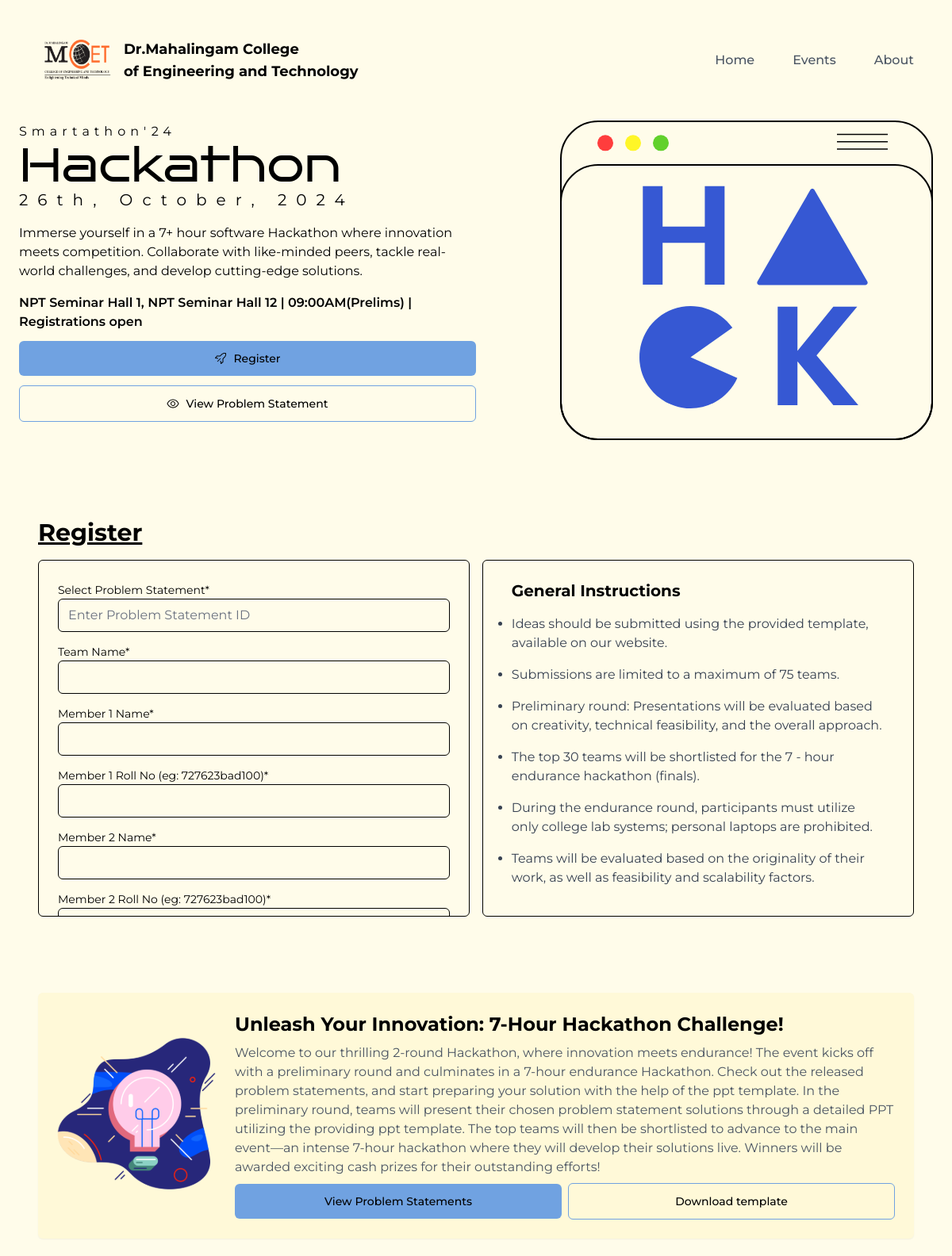
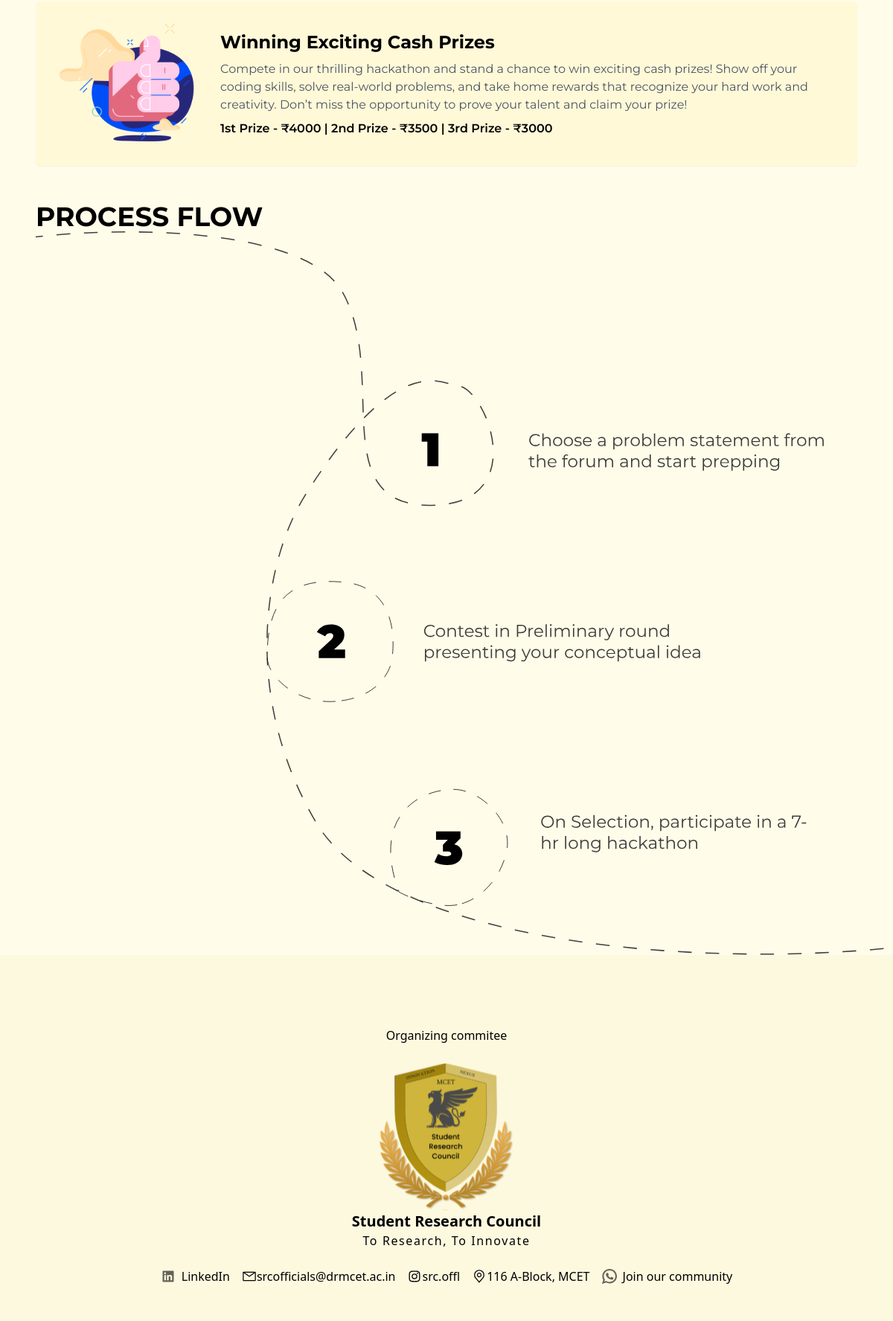
The page /hackathon/ on the database its author committed (2 pictures, top to bottom).
### core/models.py (models this page shows, shortened)
class events(models.Model):
    name = models.CharField(max_length=75)
    description = models.TextField()
    time = models.CharField(max_length=20)
    date = models.CharField(max_length=20)
    venue = models.CharField(max_length=50)
    maxsub = models.IntegerField(default=200)
    statustext = models.CharField(max_length=75)
    isClosed = models.BooleanField(default=False)
    bgcolor = models.CharField(max_length=20)
    redirectURI = models.CharField(max_length=20)
    imageurl = models.CharField(max_length=25)

### core/views.py (the view, shortened to what this page needs)
# urls.py: path('hackathon/', cv.hackathon),
def hackathon(request):
    ps = statements.objects.all()
    event = events.objects.get(name = "Hackathon")
    raw_ps = serializers.serialize('json', ps)
    return render(request, "core/hackathon.html", {"statements": ps, "rawps":raw_ps, "event": event})

### core/templates/core/hackathon.html (shortened to what this page needs)
{% load static tailwind_tags %}
<!DOCTYPE html>
<html lang="en">
<head>
    <link rel="stylesheet" href="{% static 'css/globalstyles.css' %}">
    {% tailwind_css %}
</head>
<body class="bg-[#FFFCEA] max-w-[1440px] overflow-x-hidden ml-auto mr-auto relative">
            <nav class="flex justify-between font-montserrat absolute top-0 left-0 w-[100%] p-6 lg:p-12 z-[100]">
                <a class="flex gap-2" href="/">
                    <img src="{% static 'images/mcetlogo.png' %}" alt="logo" class="max-w-[100px]">
                    <p class="font-bold font-montserrat text-xs lg:text-lg">Dr.Mahalingam College<br> of Engineering and Technology</p>
                </a>
                <div class="gap-12 items-center hidden md:flex">
                    <a href="/" class="font-montserrat text-gray-600 font-medium hover:text-black transition-all hover:underline">Home</a>
                    <a href="/#events" class="font-montserrat text-gray-600 font-medium hover:text-black transition-all hover:underline">Events</a>
                    <a href="/#about" class="font-montserrat text-gray-600 font-medium hover:text-black transition-all hover:underline">About</a>
                </div>
            </nav>
        <section class="flex justify-center lg:justify-between relative items-center flex-wrap w-[100%] p-6">
            <div class="mt-20 lg:max-w-[50%]">
                <p class="font-montserrat tracking-[6px]">Smartathon'24</p>
                <p class="text-5xl lg:text-6xl font-brunoace">Hackathon</p>
                <p class="text-sm lg:text-xl tracking-[12px] font-montserrat">26th, October, 2024</p>
                <p class="font-montserrat mt-4 ">
                    Immerse yourself in a 7+ hour software Hackathon where innovation meets competition. Collaborate with like-minded peers, tackle real-world challenges, and develop cutting-edge solutions.
                </p>
                <p class="font-montserrat mt-4 font-semibold">{{event.venue}} | {{event.time}} | {% if not event.isClosed %} Registrations open {%else%} Registrations Closed {% endif %}</p>
                <div class="flex w-full flex-wrap gap-3 mt-3">
                <a href="#register" class="w-full">
                    <button class="bg-[#70A2E1] hover:bg-[#70A2E1] min-w-full py-3 px-8 rounded-md text-sm font-montserrat font-medium transition-colors flex gap-2 justify-center items-center">
                        <img src="{% static 'images/rocket.svg' %}" class="invert">
                        Register
                    </button>
                </a>
                <a href="/problemstatements" class="w-full">
                    <button class="border-[1.5px] border-[#70A2E1] min-w-full py-3 px-8 rounded-md text-sm font-montserrat font-medium hover:bg-[#70A2E1] transition-colors flex gap-2 justify-center items-center">
                        <img src="{% static 'images/view.svg' %}" class="invert">
                        View Problem Statement
                    </button>
                </a>
                </div>
            </div>
            <div class="flex items-center max-w-[100%] justify-center lg:mt-32">
                <img src="{% static 'images/hackathonhack.svg' %}" class="max-w-[70%] lg:max-w-[100%]">
            </div>
        </section>
        <section class="w-full p-6 lg:p-12 flex flex-col"  id="register">
            <p class="text-3xl underline font-bold font-montserrat">Register</p>
            <div class="flex gap-4 mt-4 flex-wrap lg:flex-nowrap">
                {% if not event.isClosed %}
                <form class="lg:w-[50%] border border-black rounded-md p-6 max-h-[450px] overflow-scroll gis flex flex-col gap-3" method="POST">
                    <div>
                    <label for="teamname" class="font-montserrat text-sm">Select Problem Statement*</label>
                    <input type="text" list="statementlist" name="ps" class="outline-none w-full bg-transparent border border-black rounded-md font-montserrat ps" required placeholder="Enter Problem Statement ID" id="teamname"/>
                    </div>
                    <div>
                    <label for="teamname" class="font-montserrat text-sm">Team Name*</label>
                    <input type="text" class="outline-none w-full bg-transparent border border-black rounded-md" required id="teamname" name="teamname">
                    </div>
                    <div>
                    <label for="m1n" class="font-montserrat text-sm mt-4">Member 1 Name*</label>
                    <input type="text" class="outline-none w-full bg-transparent border border-black rounded-md" required id="m1n" name="m1n">
                    </div>
                    <div>
                    <label for="mlr" class="font-montserrat text-sm mt-4">Member 1 Roll No (eg: 727623bad100)*</label>
                    <input type="text" class="outline-none w-full bg-transparent border border-black rounded-md" required id="m1r" name="m1r">
                    </div>
                    <div>
                    <label for="m2n" class="font-montserrat text-sm mt-4">Member 2 Name*</label>
                    <input type="text" class="outline-none w-full bg-transparent border border-black rounded-md" required id="m2n" name="m2n">
                    </div>
                    <div>
                    <label for="m2r" class="font-montserrat text-sm mt-4">Member 2 Roll No (eg: 727623bad100)*</label>
                    <input type="text" class="outline-none w-full bg-transparent border border-black rounded-md" required id="m2r" name="m2r">
                    </div>
                </form>
                {% endif %}
                <div class="lg:w-[50%] border border-black rounded-md px-9 py-6 overflow-y-scroll
                max-h-[450px] gis">
                    <p class="text-xl font-montserrat font-bold">General Instructions</p>
                    <ul class="font-montserrat text-gray-700 mt-2">
                        <li class="list-disc mt-4">Ideas should be submitted using the provided template, available on our website.</li>
                        <li class="list-disc mt-4">Submissions are limited to a maximum of 75 teams.</li>
                        <li class="list-disc mt-4">Preliminary round: Presentations will be evaluated based on creativity, technical feasibility, and the overall approach.</li>
                        <li class="list-disc mt-4">The top 30 teams will be shortlisted for the 7 - hour endurance hackathon (finals).</li>
                        <li class="list-disc mt-4">During the endurance round, participants must utilize only college lab systems; personal laptops are prohibited.</li>
                        <li class="list-disc mt-4">Teams will be evaluated based on the originality of their work, as well as feasibility and scalability factors.</li>
                       </ul>
                    </div>
            </div>
         </section>
         <section class="flex justify-center lg:justify-between relative  items-center flex-wrap w-full p-6 lg:p-12 gap-6 lg:gap-12">
            <div class="flex flex-col gap-6">
                <div class="bg-[#FFF9D8] p-6 shadow-sm gap-6 items-center justify-center rounded-md flex lg:flex-nowrap flex-wrap">
                    <div class="lg:w-[50%]">
                        <img src="{% static 'images/hab.svg' %}" alt="" class="min-w-[200px]">
                    </div>
                    <div class="flex flex-col gap-2">
                        <p class="text-2xl font-bold font-montserrat">Unleash Your Innovation: 7-Hour Hackathon Challenge!</p>
                        <p class="font-montserrat text-gray-600">
                            Welcome to our thrilling 2-round Hackathon, where innovation meets endurance! The event kicks off with a preliminary
                            round and culminates in a 7-hour endurance Hackathon. Check out the released problem statements, and start preparing your solution with the help of the ppt template. In the preliminary round, teams will present their
                            chosen problem statement solutions through a detailed PPT utilizing the providing ppt template. The top teams will then be shortlisted to advance to the main
                            event—an intense 7-hour hackathon where they will develop their solutions live. Winners will be awarded exciting cash
                            prizes for their outstanding efforts!
                        </p>
                        <div class="flex items-center gap-2 flex-wrap lg:flex-nowrap">
                            <a href="/problemstatements" class="w-full">
                                <button class="bg-[#70A2E1] hover:bg-[#70A2E1] min-w-full py-3 px-8 rounded-md text-sm font-montserrat font-medium transition-colors">
                                    View Problem Statements
                                </button>
                            </a>
                            <a href="/downloadhackathontemplate" class="w-full">
                                <button class="border-[1.5px] border-[#70A2E1] min-w-full py-3 px-8 rounded-md text-sm font-montserrat font-medium hover:bg-[#70A2E1] transition-colors">
                                    Download template
                                </button>
                            </a>
                        </div>
                    </div>
                </div>
                <div class="bg-[#FFF9D8] p-6 shadow-sm gap-6 items-center justify-center rounded-md flex lg:flex-nowrap flex-wrap">
                    <div class="lg:w-[50%]">
                        <img src="{% static 'images/prize.svg' %}" alt="" class="min-w-[200px]">
                    </div>
                    <div class="flex flex-col gap-2">
                        <p class="text-2xl font-bold font-montserrat">Winning Exciting Cash Prizes</p>
                        <p class="font-montserrat text-gray-600">
                            Compete in our thrilling hackathon and stand a chance to win exciting cash prizes! Show off your coding skills, solve real-world problems, and take home rewards that recognize your hard work and creativity. Don’t miss the opportunity to prove your talent and claim your prize!
                        </p>
                        <p class="font-montserrat font-semibold">1st Prize - ₹4000 | 2nd Prize - ₹3500 | 3rd Prize - ₹3000</p>
                    </div>
                </div>
            </div>
         </section>
        <section class="w-full pl-6 lg:pl-12 relative">
            <p class="font-montserrat font-bold text-4xl">PROCESS FLOW</p>
            <img src="{% static 'images/processflow.svg' %}" class="min-w-full min-h-full">
        </section>
        <section class="w-full bg-[#FDF9DF] p-6 lg:p-12">
            <div class="flex flex-col justify-center items-center mt-12">
                <div class="flex items-center justify-center flex-col">
                    <p class="">Organizing commitee</p>
                    <img src="{% static 'images/srclogo.svg' %}" class="w-[200px] h-[200px] mt-6">
                    <p class="font-semibold text-xl">Student Research Council</p>
                    <p class="font-light tracking-widest">To Research, To Innovate</p>
                </div>
                <div class="flex gap-4 mt-6 flex-wrap lg:flex-nowrap justify-center">
                    <a href="https://www.linkedin.com/in/student-research-council-drmcet-3a4b42323/" class="flex gap-2">
                        <img src="{% static 'images/linkedin.svg' %}" class="w-[20px] opacity-60">
                        LinkedIn
                    </a>
                    <a href="mail:srcofficials@drmcet.ac.in" class="flex">
                        <img src="{% static 'images/mail.svg' %}" class="w-[20px]">
                        srcofficials@drmcet.ac.in
                    </a>
                    <a href="https://www.instagram.com/src.offl?igsh=ZThwa3VrbHlxbWFl" class="flex" target="_blank">
                        <img src="{% static 'images/instagram.svg' %}" class="w-[20px]">
                        src.offl
                    </a>
                    <a href="" class="flex">
                        <img src="{% static 'images/location.svg' %}" class="w-[20px]">
                        116 A-Block, MCET
                    </a>
                    <a href="https://chat.whatsapp.com/CEOFPw1h0w5EK4ELWGbANd" class="flex gap-2">
                        <img src="{% static 'images/whatsapp.svg' %}" class="w-[20px] opacity-60">
                        Join our community
                    </a>
                </div>
            </div>
        </section>
</body>
</html>

### static/css/globalstyles.css (style rules this page uses)
html { scroll-behavior: smooth; }

### rows shown on the page
events: venue "NPT Seminar Hall 1, NPT Seminar Hall 12", time "09:00AM(Prelims)"
